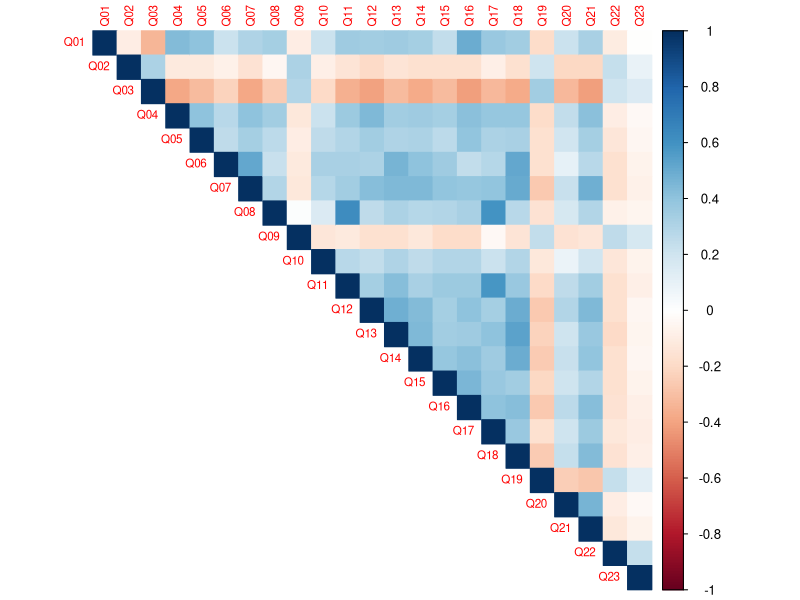
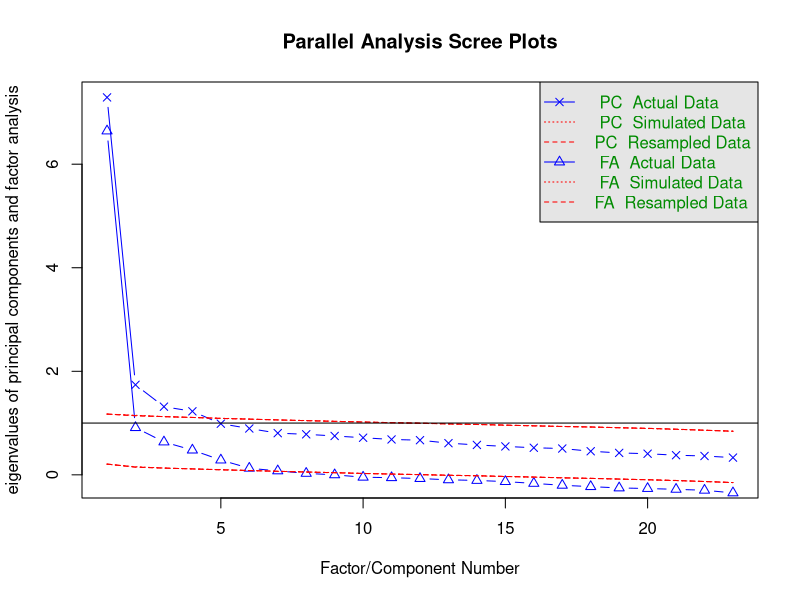
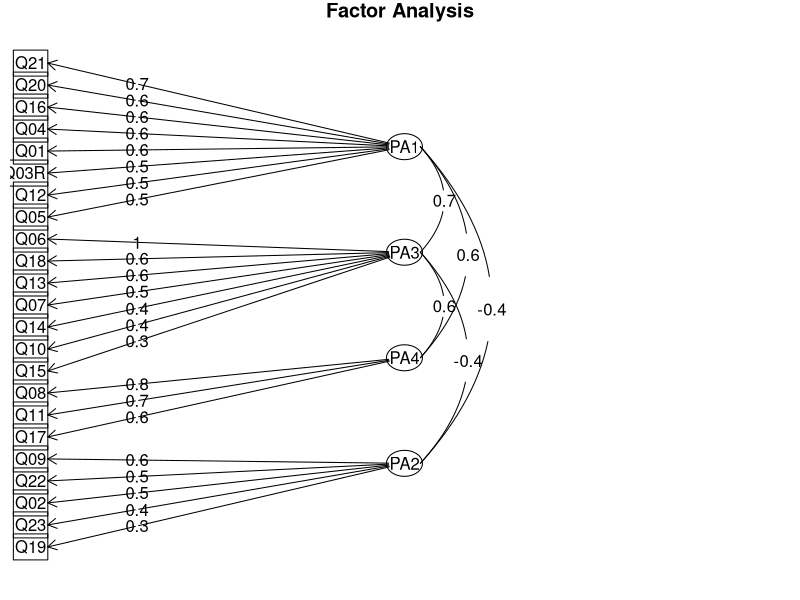

R code for these plots, in order:
## ---- chunk 1
library(tidyverse)
library(haven)
library(psych)
library(corrplot)
## ---- chunk 2
saq <- read_dta("data/saq.dta")
glimpse(saq)
## ---- chunk 3
#| fig-height: 7
cor(saq) |>
  corrplot(method = "color", type = "upper", tl.cex = 0.7)
## ---- chunk 4
saq_clean <- saq |>
  mutate(Q03R = 6 - Q03) |>
  select(-Q03)
## ---- chunk 5
computers <- saq_clean |>
  select(Q06, Q07, Q10, Q13, Q14, Q15, Q18)

psych::alpha(computers)
## ---- chunk 6
computers2 <- saq_clean |>
  select(Q06, Q07, Q10, Q13, Q14, Q15, Q18, Q23)

psych::alpha(computers2)
## ---- chunk 7
keys <- list(computers = c("Q06", "Q07", "Q10", "Q13", "Q14", "Q15", "Q18"))

scales <- scoreItems(keys, saq_clean, totals = FALSE)

saq_scored <- saq_clean |>
  bind_cols(as_tibble(scales$scores))

describe(saq_scored$computers)
## ---- chunk 8
KMO(saq_clean)$MSA

cortest.bartlett(cor(saq_clean), n = nrow(saq_clean))
## ---- chunk 9
set.seed(663)
fa.parallel(saq_clean, fm = "pa", fa = "both")
## ---- chunk 10
efa_unrotated <- fa(saq_clean, nfactors = 4, rotate = "none", fm = "pa")

print(efa_unrotated$loadings, cutoff = 0.3)
## ---- chunk 11
efa_varimax <- fa(saq_clean, nfactors = 4, rotate = "varimax", fm = "pa")

print(efa_varimax$loadings, cutoff = 0.3, sort = TRUE)
## ---- chunk 12
efa_promax <- fa(saq_clean, nfactors = 4, rotate = "promax", fm = "pa")

print(efa_promax$loadings, cutoff = 0.3, sort = TRUE)
## ---- chunk 13
round(efa_promax$Phi, 2)
## ---- chunk 14
#| fig-height: 7
fa.diagram(efa_promax)
## ---- chunk 15
factor_scores <- as_tibble(efa_promax$scores)

glimpse(factor_scores)
